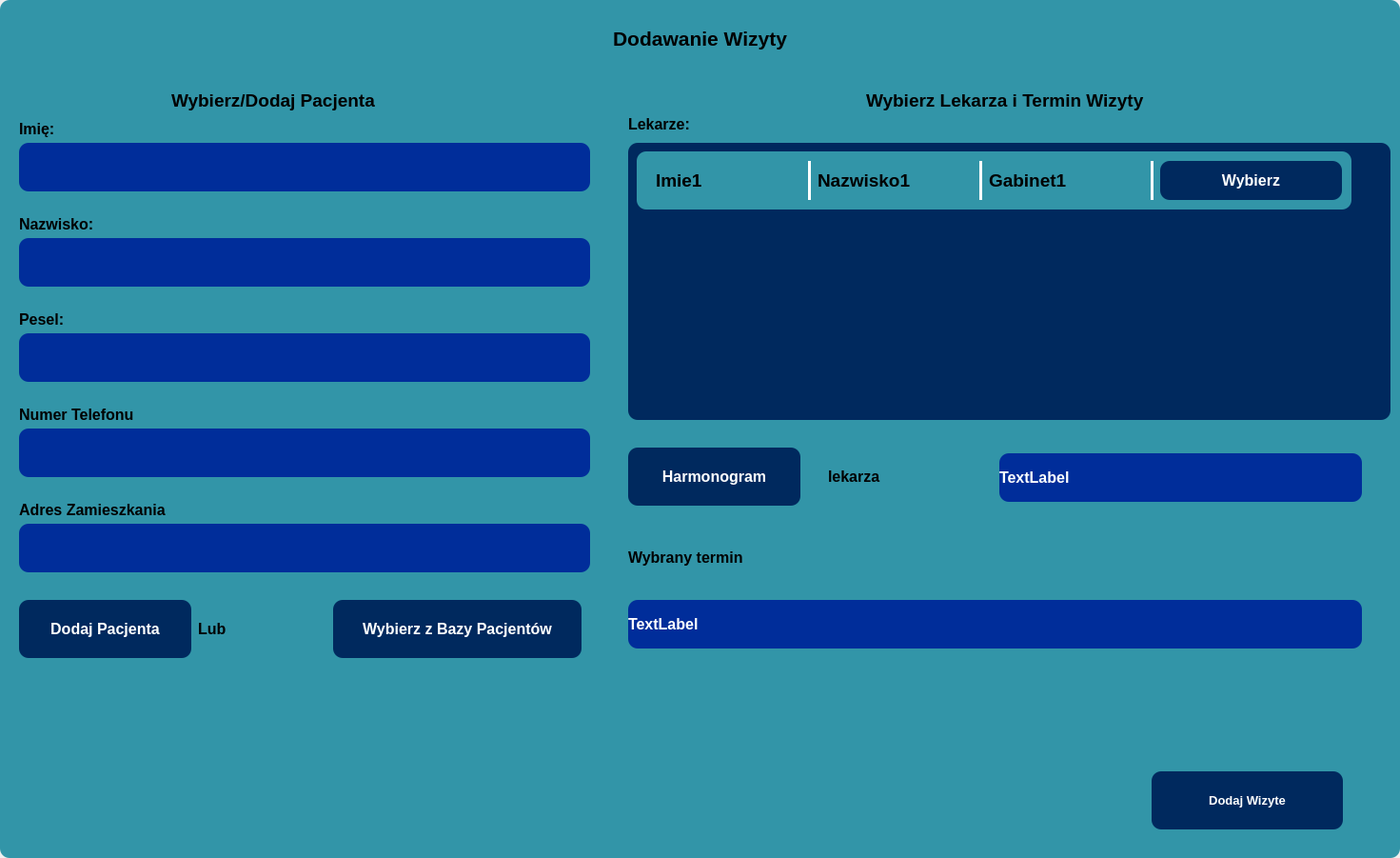
<?xml version="1.0" encoding="UTF-8"?>
<ui version="4.0">
 <class>PatientAdd</class>
 <widget class="QWidget" name="PatientAdd">
  <property name="geometry">
   <rect>
    <x>0</x>
    <y>0</y>
    <width>1471</width>
    <height>901</height>
   </rect>
  </property>
  <property name="windowTitle">
   <string>Form</string>
  </property>
  <widget class="QFrame" name="mainFrame">
   <property name="geometry">
    <rect>
     <x>0</x>
     <y>0</y>
     <width>1471</width>
     <height>901</height>
    </rect>
   </property>
   <property name="styleSheet">
    <string notr="true">background-color: rgb(50, 149, 168);
border-radius: 10px;</string>
   </property>
   <property name="frameShape">
    <enum>QFrame::Shape::StyledPanel</enum>
   </property>
   <property name="frameShadow">
    <enum>QFrame::Shadow::Raised</enum>
   </property>
   <widget class="QLabel" name="label_17">
    <property name="geometry">
     <rect>
      <x>10</x>
      <y>20</y>
      <width>1451</width>
      <height>41</height>
     </rect>
    </property>
    <property name="font">
     <font>
      <pointsize>16</pointsize>
      <bold>true</bold>
     </font>
    </property>
    <property name="layoutDirection">
     <enum>Qt::LayoutDirection::LeftToRight</enum>
    </property>
    <property name="styleSheet">
     <string notr="true">background-color: rgb(50, 149, 168);</string>
    </property>
    <property name="text">
     <string>Dodawanie Wizyty</string>
    </property>
    <property name="textFormat">
     <enum>Qt::TextFormat::RichText</enum>
    </property>
    <property name="alignment">
     <set>Qt::AlignmentFlag::AlignCenter</set>
    </property>
   </widget>
   <widget class="QLabel" name="label_20">
    <property name="geometry">
     <rect>
      <x>20</x>
      <y>220</y>
      <width>181</width>
      <height>31</height>
     </rect>
    </property>
    <property name="font">
     <font>
      <pointsize>12</pointsize>
      <bold>true</bold>
     </font>
    </property>
    <property name="layoutDirection">
     <enum>Qt::LayoutDirection::LeftToRight</enum>
    </property>
    <property name="styleSheet">
     <string notr="true">background-color: rgb(50, 149, 168);</string>
    </property>
    <property name="text">
     <string>Nazwisko:</string>
    </property>
    <property name="textFormat">
     <enum>Qt::TextFormat::RichText</enum>
    </property>
    <property name="alignment">
     <set>Qt::AlignmentFlag::AlignLeading|Qt::AlignmentFlag::AlignLeft|Qt::AlignmentFlag::AlignVCenter</set>
    </property>
   </widget>
   <widget class="QLabel" name="label_21">
    <property name="geometry">
     <rect>
      <x>20</x>
      <y>120</y>
      <width>181</width>
      <height>31</height>
     </rect>
    </property>
    <property name="font">
     <font>
      <pointsize>12</pointsize>
      <bold>true</bold>
     </font>
    </property>
    <property name="layoutDirection">
     <enum>Qt::LayoutDirection::LeftToRight</enum>
    </property>
    <property name="styleSheet">
     <string notr="true">background-color: rgb(50, 149, 168);</string>
    </property>
    <property name="text">
     <string>Imię:</string>
    </property>
    <property name="textFormat">
     <enum>Qt::TextFormat::RichText</enum>
    </property>
    <property name="alignment">
     <set>Qt::AlignmentFlag::AlignLeading|Qt::AlignmentFlag::AlignLeft|Qt::AlignmentFlag::AlignVCenter</set>
    </property>
   </widget>
   <widget class="QLabel" name="label_23">
    <property name="geometry">
     <rect>
      <x>20</x>
      <y>320</y>
      <width>181</width>
      <height>31</height>
     </rect>
    </property>
    <property name="font">
     <font>
      <pointsize>12</pointsize>
      <bold>true</bold>
     </font>
    </property>
    <property name="layoutDirection">
     <enum>Qt::LayoutDirection::LeftToRight</enum>
    </property>
    <property name="styleSheet">
     <string notr="true">background-color: rgb(50, 149, 168);</string>
    </property>
    <property name="text">
     <string>Pesel:</string>
    </property>
    <property name="textFormat">
     <enum>Qt::TextFormat::RichText</enum>
    </property>
    <property name="alignment">
     <set>Qt::AlignmentFlag::AlignLeading|Qt::AlignmentFlag::AlignLeft|Qt::AlignmentFlag::AlignVCenter</set>
    </property>
   </widget>
   <widget class="QLabel" name="label_25">
    <property name="geometry">
     <rect>
      <x>660</x>
      <y>120</y>
      <width>181</width>
      <height>21</height>
     </rect>
    </property>
    <property name="font">
     <font>
      <pointsize>12</pointsize>
      <bold>true</bold>
     </font>
    </property>
    <property name="layoutDirection">
     <enum>Qt::LayoutDirection::LeftToRight</enum>
    </property>
    <property name="styleSheet">
     <string notr="true">background-color: rgb(50, 149, 168);</string>
    </property>
    <property name="text">
     <string>Lekarze:</string>
    </property>
    <property name="textFormat">
     <enum>Qt::TextFormat::RichText</enum>
    </property>
    <property name="alignment">
     <set>Qt::AlignmentFlag::AlignLeading|Qt::AlignmentFlag::AlignLeft|Qt::AlignmentFlag::AlignVCenter</set>
    </property>
   </widget>
   <widget class="QPushButton" name="scheduleButton">
    <property name="geometry">
     <rect>
      <x>660</x>
      <y>470</y>
      <width>181</width>
      <height>61</height>
     </rect>
    </property>
    <property name="font">
     <font>
      <pointsize>12</pointsize>
      <bold>true</bold>
     </font>
    </property>
    <property name="mouseTracking">
     <bool>true</bool>
    </property>
    <property name="styleSheet">
     <string notr="true">background-color: rgb(0, 41, 94);
border-radius: 10px;
color: white;
</string>
    </property>
    <property name="text">
     <string>Harmonogram</string>
    </property>
   </widget>
   <widget class="QPushButton" name="confirmButton">
    <property name="geometry">
     <rect>
      <x>1210</x>
      <y>810</y>
      <width>201</width>
      <height>61</height>
     </rect>
    </property>
    <property name="font">
     <font>
      <pointsize>10</pointsize>
      <bold>true</bold>
     </font>
    </property>
    <property name="mouseTracking">
     <bool>true</bool>
    </property>
    <property name="styleSheet">
     <string notr="true">background-color: rgb(0, 41, 94);
border-radius: 10px;
color: white;</string>
    </property>
    <property name="text">
     <string>Dodaj Wizyte</string>
    </property>
   </widget>
   <widget class="QLineEdit" name="patName">
    <property name="geometry">
     <rect>
      <x>20</x>
      <y>150</y>
      <width>600</width>
      <height>51</height>
     </rect>
    </property>
    <property name="styleSheet">
     <string notr="true">background-color: rgb(0, 45, 154);
border-radius: 10px;
color: white;</string>
    </property>
   </widget>
   <widget class="QLineEdit" name="patPesel">
    <property name="geometry">
     <rect>
      <x>20</x>
      <y>350</y>
      <width>600</width>
      <height>51</height>
     </rect>
    </property>
    <property name="styleSheet">
     <string notr="true">background-color: rgb(0, 45, 154);
border-radius: 10px;
color: white;</string>
    </property>
   </widget>
   <widget class="QLineEdit" name="patSurname">
    <property name="geometry">
     <rect>
      <x>20</x>
      <y>250</y>
      <width>600</width>
      <height>51</height>
     </rect>
    </property>
    <property name="styleSheet">
     <string notr="true">background-color: rgb(0, 45, 154);
border-radius: 10px;
color: white;</string>
    </property>
   </widget>
   <widget class="QFrame" name="frame_7">
    <property name="geometry">
     <rect>
      <x>660</x>
      <y>150</y>
      <width>801</width>
      <height>291</height>
     </rect>
    </property>
    <property name="styleSheet">
     <string notr="true">background-color: rgb(0, 41, 94);</string>
    </property>
    <property name="frameShape">
     <enum>QFrame::Shape::StyledPanel</enum>
    </property>
    <property name="frameShadow">
     <enum>QFrame::Shadow::Raised</enum>
    </property>
    <widget class="QScrollArea" name="scrollArea">
     <property name="geometry">
      <rect>
       <x>9</x>
       <y>9</y>
       <width>781</width>
       <height>271</height>
      </rect>
     </property>
     <property name="widgetResizable">
      <bool>true</bool>
     </property>
     <widget class="QWidget" name="docList">
      <property name="geometry">
       <rect>
        <x>0</x>
        <y>0</y>
        <width>781</width>
        <height>271</height>
       </rect>
      </property>
      <widget class="QFrame" name="frame_26">
       <property name="geometry">
        <rect>
         <x>0</x>
         <y>0</y>
         <width>751</width>
         <height>61</height>
        </rect>
       </property>
       <property name="styleSheet">
        <string notr="true">background-color: rgb(50, 149, 168);
border-radius: 10px;</string>
       </property>
       <property name="frameShape">
        <enum>QFrame::Shape::StyledPanel</enum>
       </property>
       <property name="frameShadow">
        <enum>QFrame::Shadow::Raised</enum>
       </property>
       <widget class="Line" name="line_10">
        <property name="geometry">
         <rect>
          <x>360</x>
          <y>10</y>
          <width>3</width>
          <height>41</height>
         </rect>
        </property>
        <property name="styleSheet">
         <string notr="true">background-color: white;</string>
        </property>
        <property name="orientation">
         <enum>Qt::Orientation::Vertical</enum>
        </property>
       </widget>
       <widget class="Line" name="line_11">
        <property name="geometry">
         <rect>
          <x>540</x>
          <y>10</y>
          <width>3</width>
          <height>41</height>
         </rect>
        </property>
        <property name="styleSheet">
         <string notr="true">background-color: white;</string>
        </property>
        <property name="orientation">
         <enum>Qt::Orientation::Vertical</enum>
        </property>
       </widget>
       <widget class="QLabel" name="label_31">
        <property name="geometry">
         <rect>
          <x>20</x>
          <y>10</y>
          <width>81</width>
          <height>41</height>
         </rect>
        </property>
        <property name="font">
         <font>
          <pointsize>14</pointsize>
          <bold>true</bold>
         </font>
        </property>
        <property name="layoutDirection">
         <enum>Qt::LayoutDirection::LeftToRight</enum>
        </property>
        <property name="styleSheet">
         <string notr="true"/>
        </property>
        <property name="text">
         <string>Imie1</string>
        </property>
        <property name="textFormat">
         <enum>Qt::TextFormat::RichText</enum>
        </property>
        <property name="alignment">
         <set>Qt::AlignmentFlag::AlignLeading|Qt::AlignmentFlag::AlignLeft|Qt::AlignmentFlag::AlignVCenter</set>
        </property>
       </widget>
       <widget class="Line" name="line_14">
        <property name="geometry">
         <rect>
          <x>180</x>
          <y>10</y>
          <width>3</width>
          <height>41</height>
         </rect>
        </property>
        <property name="styleSheet">
         <string notr="true">background-color: white;</string>
        </property>
        <property name="orientation">
         <enum>Qt::Orientation::Vertical</enum>
        </property>
       </widget>
       <widget class="QLabel" name="label_36">
        <property name="geometry">
         <rect>
          <x>190</x>
          <y>10</y>
          <width>131</width>
          <height>41</height>
         </rect>
        </property>
        <property name="font">
         <font>
          <pointsize>14</pointsize>
          <bold>true</bold>
         </font>
        </property>
        <property name="layoutDirection">
         <enum>Qt::LayoutDirection::LeftToRight</enum>
        </property>
        <property name="styleSheet">
         <string notr="true"/>
        </property>
        <property name="text">
         <string>Nazwisko1</string>
        </property>
        <property name="textFormat">
         <enum>Qt::TextFormat::RichText</enum>
        </property>
        <property name="alignment">
         <set>Qt::AlignmentFlag::AlignLeading|Qt::AlignmentFlag::AlignLeft|Qt::AlignmentFlag::AlignVCenter</set>
        </property>
       </widget>
       <widget class="QLabel" name="label_32">
        <property name="geometry">
         <rect>
          <x>370</x>
          <y>10</y>
          <width>161</width>
          <height>41</height>
         </rect>
        </property>
        <property name="font">
         <font>
          <pointsize>14</pointsize>
          <bold>true</bold>
         </font>
        </property>
        <property name="layoutDirection">
         <enum>Qt::LayoutDirection::LeftToRight</enum>
        </property>
        <property name="styleSheet">
         <string notr="true"/>
        </property>
        <property name="text">
         <string>Gabinet1</string>
        </property>
        <property name="textFormat">
         <enum>Qt::TextFormat::RichText</enum>
        </property>
        <property name="alignment">
         <set>Qt::AlignmentFlag::AlignLeading|Qt::AlignmentFlag::AlignLeft|Qt::AlignmentFlag::AlignVCenter</set>
        </property>
       </widget>
       <widget class="QPushButton" name="docButton">
        <property name="geometry">
         <rect>
          <x>550</x>
          <y>10</y>
          <width>191</width>
          <height>41</height>
         </rect>
        </property>
        <property name="font">
         <font>
          <pointsize>12</pointsize>
          <bold>true</bold>
         </font>
        </property>
        <property name="mouseTracking">
         <bool>true</bool>
        </property>
        <property name="styleSheet">
         <string notr="true">background-color: rgb(0, 41, 94);
border-radius: 10px;
color: white;
</string>
        </property>
        <property name="text">
         <string>Wybierz</string>
        </property>
       </widget>
       <zorder>label_36</zorder>
       <zorder>line_10</zorder>
       <zorder>line_11</zorder>
       <zorder>label_31</zorder>
       <zorder>line_14</zorder>
       <zorder>label_32</zorder>
       <zorder>docButton</zorder>
      </widget>
     </widget>
    </widget>
   </widget>
   <widget class="QPushButton" name="dbButton">
    <property name="geometry">
     <rect>
      <x>350</x>
      <y>630</y>
      <width>261</width>
      <height>61</height>
     </rect>
    </property>
    <property name="font">
     <font>
      <pointsize>12</pointsize>
      <bold>true</bold>
     </font>
    </property>
    <property name="mouseTracking">
     <bool>true</bool>
    </property>
    <property name="styleSheet">
     <string notr="true">background-color: rgb(0, 41, 94);
border-radius: 10px;
color: white;
</string>
    </property>
    <property name="text">
     <string>Wybierz z Bazy Pacjentów</string>
    </property>
   </widget>
   <widget class="QLabel" name="label_26">
    <property name="geometry">
     <rect>
      <x>660</x>
      <y>570</y>
      <width>181</width>
      <height>31</height>
     </rect>
    </property>
    <property name="font">
     <font>
      <pointsize>12</pointsize>
      <bold>true</bold>
     </font>
    </property>
    <property name="layoutDirection">
     <enum>Qt::LayoutDirection::LeftToRight</enum>
    </property>
    <property name="styleSheet">
     <string notr="true">background-color: rgb(50, 149, 168);</string>
    </property>
    <property name="text">
     <string>Wybrany termin</string>
    </property>
    <property name="textFormat">
     <enum>Qt::TextFormat::RichText</enum>
    </property>
    <property name="alignment">
     <set>Qt::AlignmentFlag::AlignLeading|Qt::AlignmentFlag::AlignLeft|Qt::AlignmentFlag::AlignVCenter</set>
    </property>
   </widget>
   <widget class="QLabel" name="label_27">
    <property name="geometry">
     <rect>
      <x>20</x>
      <y>420</y>
      <width>181</width>
      <height>31</height>
     </rect>
    </property>
    <property name="font">
     <font>
      <pointsize>12</pointsize>
      <bold>true</bold>
     </font>
    </property>
    <property name="layoutDirection">
     <enum>Qt::LayoutDirection::LeftToRight</enum>
    </property>
    <property name="styleSheet">
     <string notr="true">background-color: rgb(50, 149, 168);</string>
    </property>
    <property name="text">
     <string>Numer Telefonu</string>
    </property>
    <property name="textFormat">
     <enum>Qt::TextFormat::RichText</enum>
    </property>
    <property name="alignment">
     <set>Qt::AlignmentFlag::AlignLeading|Qt::AlignmentFlag::AlignLeft|Qt::AlignmentFlag::AlignVCenter</set>
    </property>
   </widget>
   <widget class="QLabel" name="label_28">
    <property name="geometry">
     <rect>
      <x>20</x>
      <y>520</y>
      <width>211</width>
      <height>31</height>
     </rect>
    </property>
    <property name="font">
     <font>
      <pointsize>12</pointsize>
      <bold>true</bold>
     </font>
    </property>
    <property name="layoutDirection">
     <enum>Qt::LayoutDirection::LeftToRight</enum>
    </property>
    <property name="styleSheet">
     <string notr="true">background-color: rgb(50, 149, 168);</string>
    </property>
    <property name="text">
     <string>Adres Zamieszkania</string>
    </property>
    <property name="textFormat">
     <enum>Qt::TextFormat::RichText</enum>
    </property>
    <property name="alignment">
     <set>Qt::AlignmentFlag::AlignLeading|Qt::AlignmentFlag::AlignLeft|Qt::AlignmentFlag::AlignVCenter</set>
    </property>
   </widget>
   <widget class="QLineEdit" name="patWhere">
    <property name="geometry">
     <rect>
      <x>20</x>
      <y>550</y>
      <width>600</width>
      <height>51</height>
     </rect>
    </property>
    <property name="styleSheet">
     <string notr="true">background-color: rgb(0, 45, 154);
border-radius: 10px;
color: white;</string>
    </property>
   </widget>
   <widget class="QLineEdit" name="patPhone">
    <property name="geometry">
     <rect>
      <x>20</x>
      <y>450</y>
      <width>600</width>
      <height>51</height>
     </rect>
    </property>
    <property name="styleSheet">
     <string notr="true">background-color: rgb(0, 45, 154);
border-radius: 10px;
color: white;</string>
    </property>
   </widget>
   <widget class="QPushButton" name="addNewButton">
    <property name="geometry">
     <rect>
      <x>20</x>
      <y>630</y>
      <width>181</width>
      <height>61</height>
     </rect>
    </property>
    <property name="font">
     <font>
      <pointsize>12</pointsize>
      <bold>true</bold>
     </font>
    </property>
    <property name="mouseTracking">
     <bool>true</bool>
    </property>
    <property name="styleSheet">
     <string notr="true">background-color: rgb(0, 41, 94);
border-radius: 10px;
color: white;
</string>
    </property>
    <property name="text">
     <string>Dodaj Pacjenta</string>
    </property>
   </widget>
   <widget class="QLabel" name="label">
    <property name="geometry">
     <rect>
      <x>208</x>
      <y>645</y>
      <width>131</width>
      <height>31</height>
     </rect>
    </property>
    <property name="font">
     <font>
      <pointsize>12</pointsize>
      <bold>true</bold>
     </font>
    </property>
    <property name="layoutDirection">
     <enum>Qt::LayoutDirection::LeftToRight</enum>
    </property>
    <property name="text">
     <string>Lub</string>
    </property>
    <property name="wordWrap">
     <bool>false</bool>
    </property>
   </widget>
   <widget class="QLabel" name="label_2">
    <property name="geometry">
     <rect>
      <x>870</x>
      <y>480</y>
      <width>101</width>
      <height>41</height>
     </rect>
    </property>
    <property name="font">
     <font>
      <pointsize>12</pointsize>
      <bold>true</bold>
     </font>
    </property>
    <property name="text">
     <string>lekarza</string>
    </property>
   </widget>
   <widget class="QLabel" name="doctorLabel">
    <property name="geometry">
     <rect>
      <x>1050</x>
      <y>476</y>
      <width>381</width>
      <height>51</height>
     </rect>
    </property>
    <property name="font">
     <font>
      <pointsize>12</pointsize>
      <bold>true</bold>
     </font>
    </property>
    <property name="styleSheet">
     <string notr="true">background-color: rgb(0, 45, 154);
color: white;</string>
    </property>
    <property name="text">
     <string>TextLabel</string>
    </property>
   </widget>
   <widget class="QLabel" name="dateTime">
    <property name="geometry">
     <rect>
      <x>660</x>
      <y>630</y>
      <width>771</width>
      <height>51</height>
     </rect>
    </property>
    <property name="font">
     <font>
      <pointsize>12</pointsize>
      <bold>true</bold>
     </font>
    </property>
    <property name="styleSheet">
     <string notr="true">background-color: rgb(0, 45, 154);
color: white;</string>
    </property>
    <property name="text">
     <string>TextLabel</string>
    </property>
   </widget>
   <widget class="QLabel" name="label_3">
    <property name="geometry">
     <rect>
      <x>180</x>
      <y>90</y>
      <width>271</width>
      <height>31</height>
     </rect>
    </property>
    <property name="font">
     <font>
      <pointsize>14</pointsize>
      <bold>true</bold>
     </font>
    </property>
    <property name="text">
     <string>Wybierz/Dodaj Pacjenta</string>
    </property>
   </widget>
   <widget class="QLabel" name="label_4">
    <property name="geometry">
     <rect>
      <x>910</x>
      <y>90</y>
      <width>321</width>
      <height>31</height>
     </rect>
    </property>
    <property name="font">
     <font>
      <pointsize>14</pointsize>
      <bold>true</bold>
     </font>
    </property>
    <property name="text">
     <string>Wybierz Lekarza i Termin Wizyty</string>
    </property>
   </widget>
   <zorder>frame_7</zorder>
   <zorder>label_17</zorder>
   <zorder>label_20</zorder>
   <zorder>label_21</zorder>
   <zorder>label_23</zorder>
   <zorder>label_25</zorder>
   <zorder>scheduleButton</zorder>
   <zorder>confirmButton</zorder>
   <zorder>patName</zorder>
   <zorder>patPesel</zorder>
   <zorder>patSurname</zorder>
   <zorder>dbButton</zorder>
   <zorder>label_26</zorder>
   <zorder>label_27</zorder>
   <zorder>label_28</zorder>
   <zorder>patWhere</zorder>
   <zorder>patPhone</zorder>
   <zorder>addNewButton</zorder>
   <zorder>label</zorder>
   <zorder>label_2</zorder>
   <zorder>doctorLabel</zorder>
   <zorder>dateTime</zorder>
   <zorder>label_3</zorder>
   <zorder>label_4</zorder>
  </widget>
 </widget>
 <resources/>
 <connections/>
</ui>
